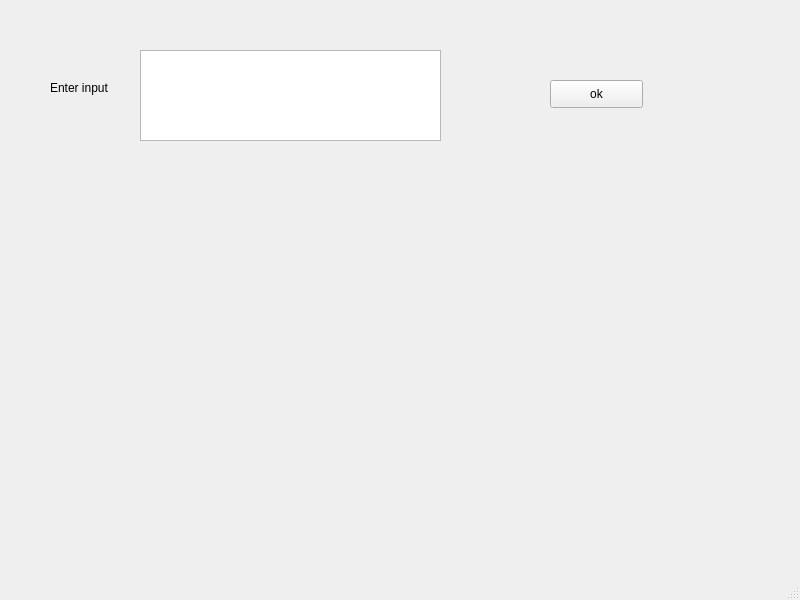
<?xml version="1.0" encoding="UTF-8"?>
<ui version="4.0">
 <class>MainWindow</class>
 <widget class="QMainWindow" name="MainWindow">
  <property name="geometry">
   <rect>
    <x>0</x>
    <y>0</y>
    <width>800</width>
    <height>600</height>
   </rect>
  </property>
  <property name="windowTitle">
   <string>MainWindow</string>
  </property>
  <widget class="QWidget" name="centralwidget">
   <widget class="QTextEdit" name="textEdit">
    <property name="geometry">
     <rect>
      <x>140</x>
      <y>50</y>
      <width>301</width>
      <height>91</height>
     </rect>
    </property>
   </widget>
   <widget class="QLabel" name="label">
    <property name="geometry">
     <rect>
      <x>50</x>
      <y>80</y>
      <width>81</width>
      <height>16</height>
     </rect>
    </property>
    <property name="text">
     <string>Enter input</string>
    </property>
   </widget>
   <widget class="QPushButton" name="pushButton">
    <property name="geometry">
     <rect>
      <x>550</x>
      <y>80</y>
      <width>93</width>
      <height>28</height>
     </rect>
    </property>
    <property name="text">
     <string>ok</string>
    </property>
   </widget>
  </widget>
  <widget class="QMenuBar" name="menubar">
   <property name="geometry">
    <rect>
     <x>0</x>
     <y>0</y>
     <width>800</width>
     <height>26</height>
    </rect>
   </property>
  </widget>
  <widget class="QStatusBar" name="statusbar"/>
 </widget>
 <resources/>
 <connections/>
</ui>
